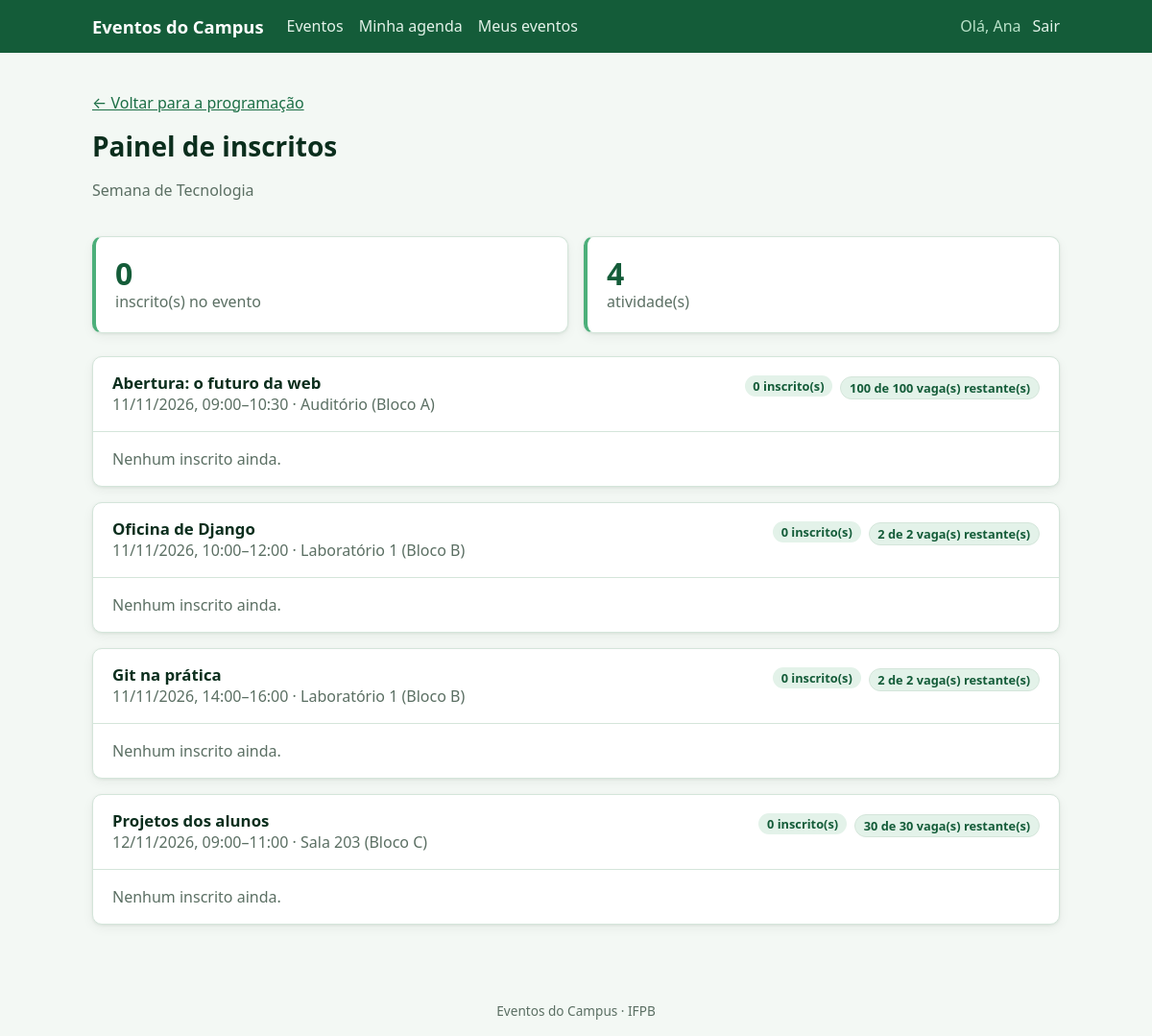
/eventos/1/painel/ (signed in), run on the app's committed database.
### eventos/models.py (models this page shows, shortened)
class Evento(models.Model):
    nome = models.CharField('nome', max_length=200)
    descricao = models.TextField('descrição')
    data_inicio = models.DateField('data de início')
    data_fim = models.DateField('data de fim')
    inscricoes_abertas = models.BooleanField('inscrições abertas', default=True)
    organizador = models.ForeignKey(
        settings.AUTH_USER_MODEL,
        on_delete=models.PROTECT,
        related_name='eventos_organizados',
        verbose_name='organizador',
    )
    class Meta:
        verbose_name = 'evento'
        verbose_name_plural = 'eventos'
        ordering = ['data_inicio', 'nome']
        constraints = [
            models.CheckConstraint(
                check=Q(data_fim__gte=F('data_inicio')),
                name='evento_fim_depois_do_inicio',
                violation_error_message='A data de fim não pode ser anterior à data de início.',
            ),
        ]

class Atividade(models.Model):
    class Tipo(models.TextChoices):
        PALESTRA = 'PALESTRA', 'Palestra'
        TREINAMENTO = 'TREINAMENTO', 'Treinamento'
        APRESENTACAO = 'APRESENTACAO', 'Apresentação'
    evento = models.ForeignKey(
        Evento,
        on_delete=models.CASCADE,
        related_name='atividades',
        verbose_name='evento',
    )
    titulo = models.CharField('título', max_length=200)
    tipo = models.CharField('tipo', max_length=20, choices=Tipo.choices)
    descricao = models.TextField('descrição')
    responsavel = models.CharField('responsável', max_length=100)
    sala = models.ForeignKey(
        Sala,
        on_delete=models.PROTECT,
        related_name='atividades',
        verbose_name='sala',
    )
    data_hora_inicio = models.DateTimeField('data e hora de início')
    data_hora_fim = models.DateTimeField('data e hora de fim')
    objects = AtividadeQuerySet.as_manager()
    class Meta:
        verbose_name = 'atividade'
        verbose_name_plural = 'atividades'
        ordering = ['data_hora_inicio', 'titulo']
        constraints = [
            models.CheckConstraint(
                check=Q(data_hora_fim__gte=F('data_hora_inicio')),
                name='atividade_fim_depois_do_inicio',
                violation_error_message='A data e hora de fim não podem ser anteriores à data e hora de início.',
            ),
        ]

class Sala(models.Model):
    nome = models.CharField('nome', max_length=100)
    bloco = models.CharField('bloco', max_length=100)
    capacidade = models.PositiveIntegerField('capacidade', validators=[MinValueValidator(1)])
    class Meta:
        verbose_name = 'sala'
        ordering = ['bloco', 'nome']

### eventos/views.py (the view)
# urls.py: path('eventos/<int:pk>/painel/', views.PainelEventoView.as_view(), name='painel'),
class PainelEventoView(LoginRequiredMixin, PermissionRequiredMixin, EventoDoOrganizadorMixin, DetailView):
    permission_required = 'eventos.view_evento'
    template_name = 'eventos/painel.html'
    context_object_name = 'evento'
    def get_context_data(self, **kwargs):
        contexto = super().get_context_data(**kwargs)
        inscritos = (
            InscricaoAtividade.objects
            .select_related('inscricao_evento__participante')
            .order_by('data_hora_inscricao')
        )
        contexto['atividades'] = (
            self.object.atividades
            .com_vagas()
            .select_related('sala')
            .prefetch_related(Prefetch('inscricoes', queryset=inscritos))
        )
        contexto['total_inscritos_evento'] = self.object.inscricoes.count()
        return contexto

### eventos/models.py (called while the page is built)
    def com_vagas(self):
        return self.annotate(
            total_inscritos=Count('inscricoes'),
            vagas_restantes=F('sala__capacidade') - Count('inscricoes'),
        )

### eventos/views.py (called while the page is built)
    def test_func(self):
        return self.get_evento().organizador_id == self.request.user.id

    @cached_property
    def evento(self):
        return get_object_or_404(Evento, pk=self.kwargs['pk'])

    def get_object(self, queryset=None):
        return self.evento

    def get_evento(self):
        return self.evento

### eventos/templates/eventos/painel.html (shortened to what this page needs)
{% extends 'base.html' %}
{% block conteudo %}
<p><a href="{% url 'eventos:detalhe' evento.pk %}">← Voltar para a programação</a></p>
<div class="cabecalho-pagina">
    <div>
        <h1>Painel de inscritos</h1>
        <p class="texto-suave">{{ evento.nome }}</p>
    </div>
</div>
<div class="resumo">
    <div class="cartao numero">
        <strong>{{ total_inscritos_evento }}</strong>
        <span>inscrito(s) no evento</span>
    </div>
    <div class="cartao numero">
        <strong>{{ atividades|length }}</strong>
        <span>atividade(s)</span>
    </div>
</div>
{% for atividade in atividades %}
    <section class="cartao painel-atividade">
        <div class="painel-atividade-topo">
            <div>
                <h3>{{ atividade.titulo }}</h3>
                <p class="texto-suave">
                    {{ atividade.data_hora_inicio|date:"d/m/Y" }},
                    {{ atividade.data_hora_inicio|date:"H:i" }}–{{ atividade.data_hora_fim|date:"H:i" }}
                    · {{ atividade.sala.nome }} (Bloco {{ atividade.sala.bloco }})
                </p>
            </div>
            <div class="acoes">
                <span class="etiqueta">{{ atividade.total_inscritos }} inscrito(s)</span>
                {% if atividade.vagas_restantes > 0 %}
                    <span class="etiqueta etiqueta-neutra">{{ atividade.vagas_restantes }} de {{ atividade.sala.capacidade }} vaga(s) restante(s)</span>
                {% else %}
                    <span class="etiqueta etiqueta-perigo">Lotada</span>
                {% endif %}
            </div>
        </div>
        {% if atividade.inscricoes.all %}
            <div class="tabela-rolavel">
                <table class="tabela">
                    <thead>
                        <tr>
                            <th>#</th>
                            <th>Participante</th>
                            <th>Usuário</th>
                            <th>E-mail</th>
                            <th>Inscrito em</th>
                        </tr>
                    </thead>
                    <tbody>
                        {% for inscricao in atividade.inscricoes.all %}
                            {% with participante=inscricao.inscricao_evento.participante %}
                                <tr>
                                    <td class="texto-suave">{{ forloop.counter }}</td>
                                    <td>{{ participante.get_full_name|default:participante.username }}</td>
                                    <td>{{ participante.username }}</td>
                                    <td>{{ participante.email|default:"—" }}</td>
                                    <td>{{ inscricao.data_hora_inscricao|date:"d/m/Y H:i" }}</td>
                                </tr>
                            {% endwith %}
                        {% endfor %}
                    </tbody>
                </table>
            </div>
        {% else %}
            <p class="texto-suave sem-inscritos">Nenhum inscrito ainda.</p>
        {% endif %}
    </section>
{% empty %}
    <div class="vazio">Este evento ainda não tem atividades.</div>
{% endfor %}
{% endblock %}

### templates/base.html (shortened to what this page needs)
{% load static %}<!DOCTYPE html>
<html lang="pt-br">
<head>
    <link rel="stylesheet" href="{% static 'css/estilo.css' %}">
</head>
<body>
    <header class="topo">
        <div class="topo-interno">
            <a class="marca" href="{% url 'eventos:lista' %}">Eventos do Campus</a>
            <nav class="nav">
                <a href="{% url 'eventos:lista' %}">Eventos</a>
                {% if user.is_authenticated %}
                    <a href="{% url 'eventos:agenda' %}">Minha agenda</a>
                {% endif %}
                {% if perms.eventos.add_evento %}
                    <a href="{% url 'eventos:meus_eventos' %}">Meus eventos</a>
                {% endif %}
                <div class="nav-usuario">
                    {% if user.is_authenticated %}
                        <span>Olá, {{ user.first_name|default:user.username }}</span>
                        <form class="em-linha" method="post" action="{% url 'logout' %}">
                            <button type="submit" class="botao-link">Sair</button>
                        </form>
                    {% else %}
                        <a href="{% url 'login' %}">Entrar</a>
                        <a href="{% url 'cadastro' %}">Cadastrar</a>
                    {% endif %}
                </div>
            </nav>
        </div>
    </header>
    <main class="conteudo">
        {% block conteudo %}{% endblock %}
    </main>
    <footer class="rodape">Eventos do Campus · IFPB</footer>
</body>
</html>

### static/css/estilo.css (style rules this page uses)
:root { --verde-950: #0b2e1d; --verde-800: #145c39; --verde-700: #1b6e45; --verde-600: #1f7a4d; --verde-400: #4caf7a; --verde-200: #b9e2c9; --verde-100: #e3f2e9; --verde-50: #f3f8f4; --texto: #1b2b22; --texto-suave: #5b6f63; --borda: #d4e5da; --superficie: #ffffff; --perigo: #b3261e; --perigo-claro: #fbe9e7; --aviso: #8a5a00; --aviso-claro: #fff4d6; --raio: 10px; --sombra: 0 1px 3px rgba(11, 46, 29, .08), 0 4px 12px rgba(11, 46, 29, .05); }
* { box-sizing: border-box; }
body { margin: 0; font-family: system-ui, -apple-system, "Segoe UI", Roboto, sans-serif; color: var(--texto); background: var(--verde-50); line-height: 1.5; }
a { color: var(--verde-700); }
h1, h2, h3 { color: var(--verde-950); line-height: 1.25; }
h1 { font-size: 1.75rem; margin: 0 0 .25rem; }
h3 { font-size: 1.05rem; margin: 0 0 .5rem; }
.topo { background: var(--verde-800); color: #fff; }
.topo-interno { max-width: 1040px; margin: 0 auto; padding: .85rem 1rem; display: flex; flex-wrap: wrap; align-items: center; gap: .75rem 1.5rem; }
.marca { color: #fff; font-weight: 700; font-size: 1.15rem; text-decoration: none; }
.nav { display: flex; flex-wrap: wrap; align-items: center; gap: .25rem 1rem; flex: 1; }
.nav a { color: var(--verde-100); text-decoration: none; }
.nav-usuario { margin-left: auto; display: flex; align-items: center; gap: .75rem; }
.nav-usuario span { color: var(--verde-200); }
.conteudo { max-width: 1040px; margin: 0 auto; padding: 1.5rem 1rem 3rem; }
.rodape { text-align: center; color: var(--texto-suave); font-size: .85rem; padding: 1rem; }
.cabecalho-pagina { display: flex; flex-wrap: wrap; align-items: flex-end; justify-content: space-between; gap: 1rem; margin-bottom: 1.25rem; }
.texto-suave { color: var(--texto-suave); }
.cartao { background: var(--superficie); border: 1px solid var(--borda); border-radius: var(--raio); padding: 1.25rem; box-shadow: var(--sombra); }
.etiqueta-neutra { background: var(--verde-50); color: var(--texto-suave); border: 1px solid var(--borda); font-weight: 500; margin-top: .25rem; }
.botao, button { display: inline-block; border: 1px solid var(--verde-600); background: var(--verde-600); color: #fff; padding: .5rem 1rem; border-radius: 8px; font: inherit; font-weight: 600; text-decoration: none; cursor: pointer; }
.botao-link { background: none; border: none; padding: 0; color: var(--verde-100); font-weight: 400; text-decoration: none; }
.acoes { display: flex; flex-wrap: wrap; align-items: center; gap: .5rem; }
form.em-linha { display: inline; margin: 0; }
.etiqueta { display: inline-block; padding: .1rem .55rem; border-radius: 999px; font-size: .8rem; font-weight: 600; background: var(--verde-100); color: var(--verde-800); }
.resumo { display: grid; grid-template-columns: repeat(auto-fit, minmax(180px, 1fr)); gap: 1rem; margin-bottom: 1.5rem; }
.numero { display: flex; flex-direction: column; border-left: 4px solid var(--verde-400); }
.numero strong { font-size: 2rem; color: var(--verde-800); line-height: 1.1; }
.numero span { color: var(--texto-suave); }
.painel-atividade { margin-bottom: 1rem; padding: 0; overflow: hidden; }
.painel-atividade-topo { display: flex; flex-wrap: wrap; justify-content: space-between; align-items: flex-start; gap: .75rem; padding: 1rem 1.25rem; border-bottom: 1px solid var(--borda); }
.painel-atividade-topo h3, .painel-atividade-topo p { margin: 0; }
.sem-inscritos { margin: 0; padding: 1rem 1.25rem; }

### data on the page
Evento: nome "Semana de Tecnologia"
Atividade: titulo "Abertura: o futuro da web", data_hora_inicio "11/11/2026", data_hora_inicio "09:00", data_hora_fim "10:30", sala.nome "Auditório", sala.bloco "A", total_inscritos "0", vagas_restantes "100", sala.capacidade "100", shows "Nenhum inscrito ainda."
Atividade: titulo "Oficina de Django", data_hora_inicio "11/11/2026", data_hora_inicio "10:00", data_hora_fim "12:00", sala.nome "Laboratório 1", sala.bloco "B", total_inscritos "0", vagas_restantes "2", sala.capacidade "2", shows "Nenhum inscrito ainda."
Atividade: titulo "Git na prática", data_hora_inicio "11/11/2026", data_hora_inicio "14:00", data_hora_fim "16:00", sala.nome "Laboratório 1", sala.bloco "B", total_inscritos "0", vagas_restantes "2", sala.capacidade "2", shows "Nenhum inscrito ainda."
Atividade: titulo "Projetos dos alunos", data_hora_inicio "12/11/2026", data_hora_inicio "09:00", data_hora_fim "11:00", sala.nome "Sala 203", sala.bloco "C", total_inscritos "0", vagas_restantes "30", sala.capacidade "30", shows "Nenhum inscrito ainda."

### other printed values
{{ user.first_name|default:user.username }} "Ana"
{{ total_inscritos_evento }} "0"
{{ atividades|length }} "4"
